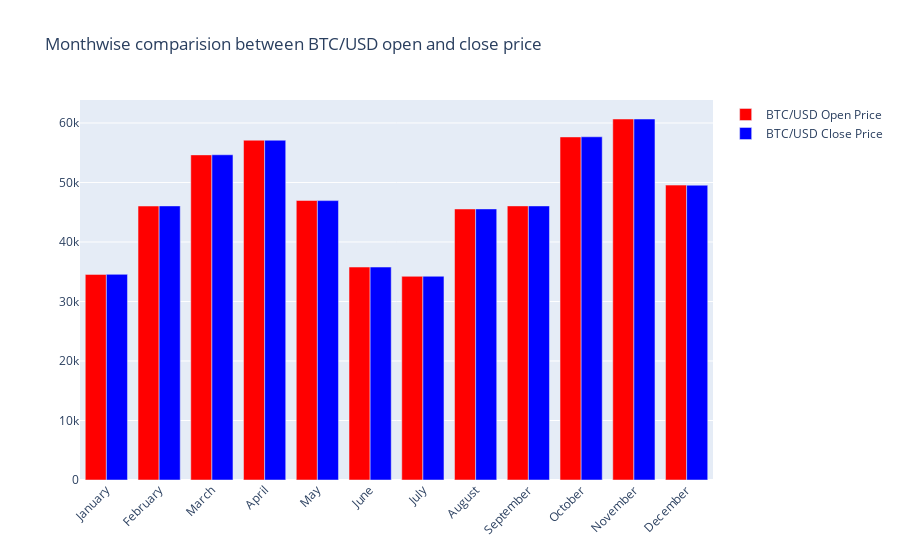

The code cell stored with this chart in its notebook:
### Markdown cell above
#### 2021

### Code cell
analyze_per_year('2021',df)

### Figure 1 — Plotly figure (JSON) as saved in the notebook; plotly's stock layout.template omitted (floating-point values rounded to 4 significant figures)
{"data": [{"marker": {"color": "red"}, "name": "BTC/USD Open Price", "type": "bar", "x": ["January", "February", "March", "April", "May", "June", "July", "August", "September", "October", "November", "December"], "y": [34560.0, 46050.0, 54640.0, 57110.0, 46980.0, 35790.0, 34230.0, 45550.0, 46070.0, 57660.0, 60670.0, 49560.0]}, {"marker": {"color": "blue"}, "name": "BTC/USD Close Price", "type": "bar", "x": ["January", "February", "March", "April", "May", "June", "July", "August", "September", "October", "November", "December"], "y": [34560.0, 46060.0, 54660.0, 57110.0, 46950.0, 35790.0, 34240.0, 45560.0, 46060.0, 57680.0, 60660.0, 49550.0]}], "layout": {"barmode": "group", "title": {"text": "Monthwise comparision between BTC/USD open and close price"}, "xaxis": {"tickangle": -45}}}
